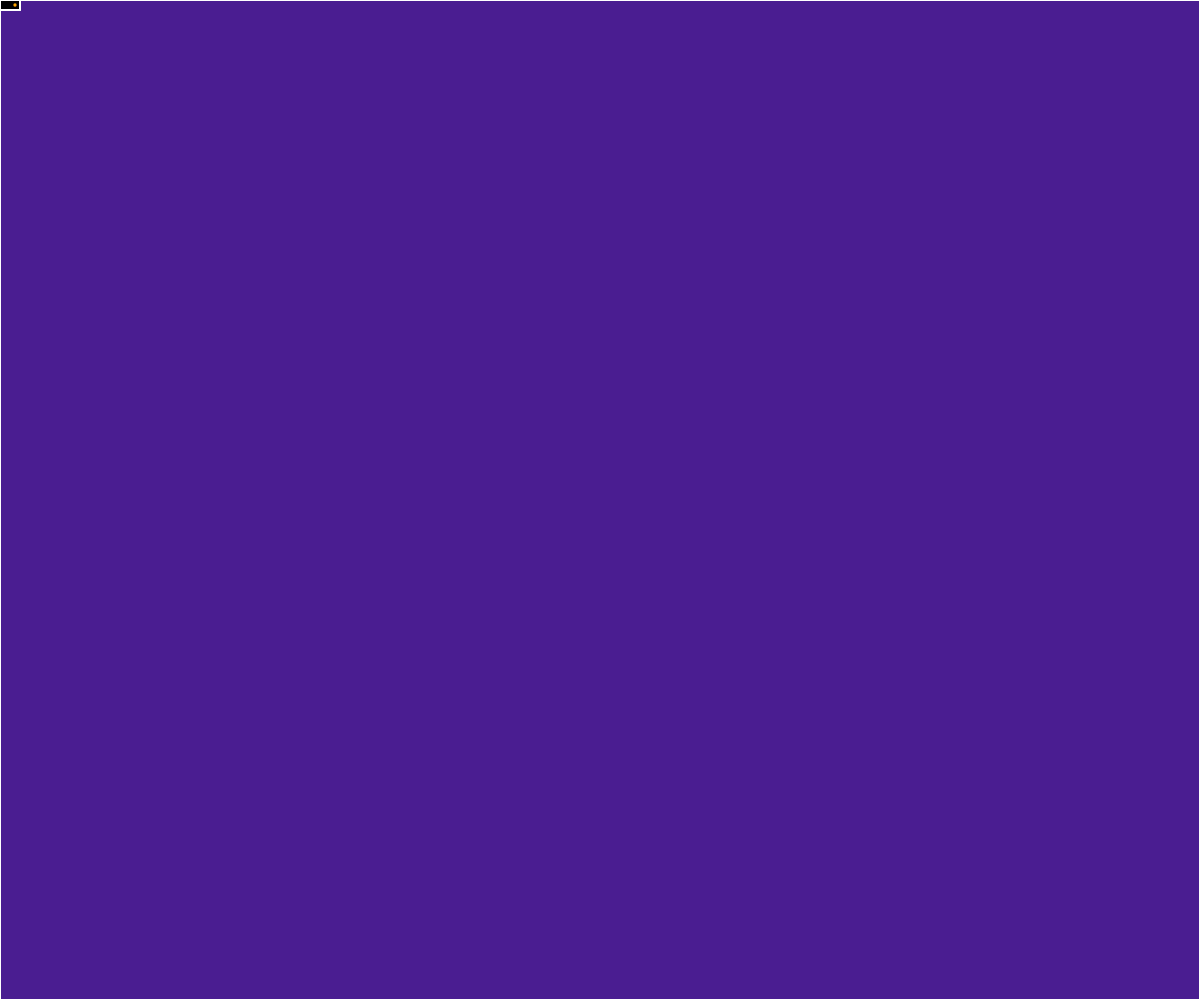
Frame 1 (no input)
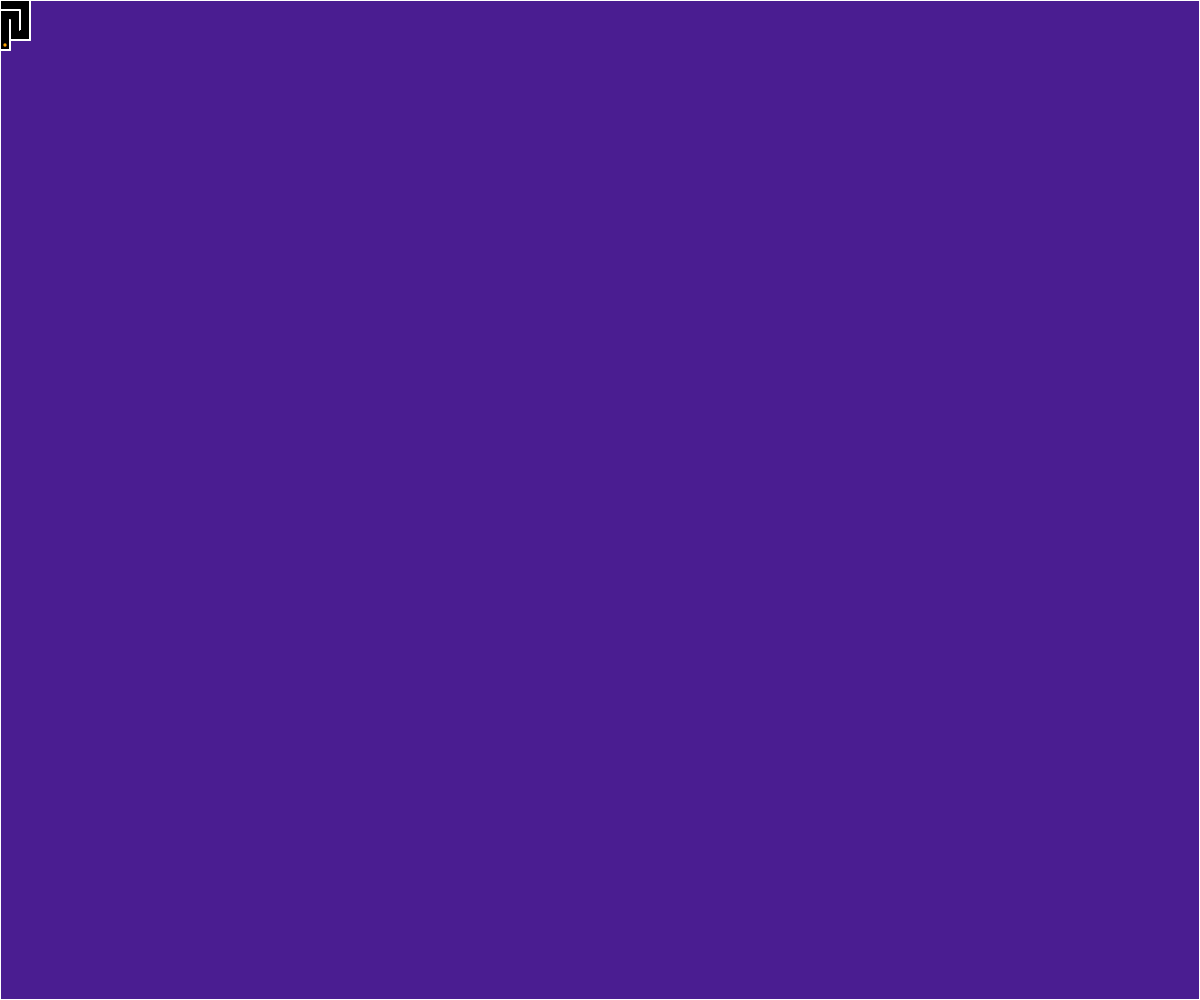
Frame 60 (no input)
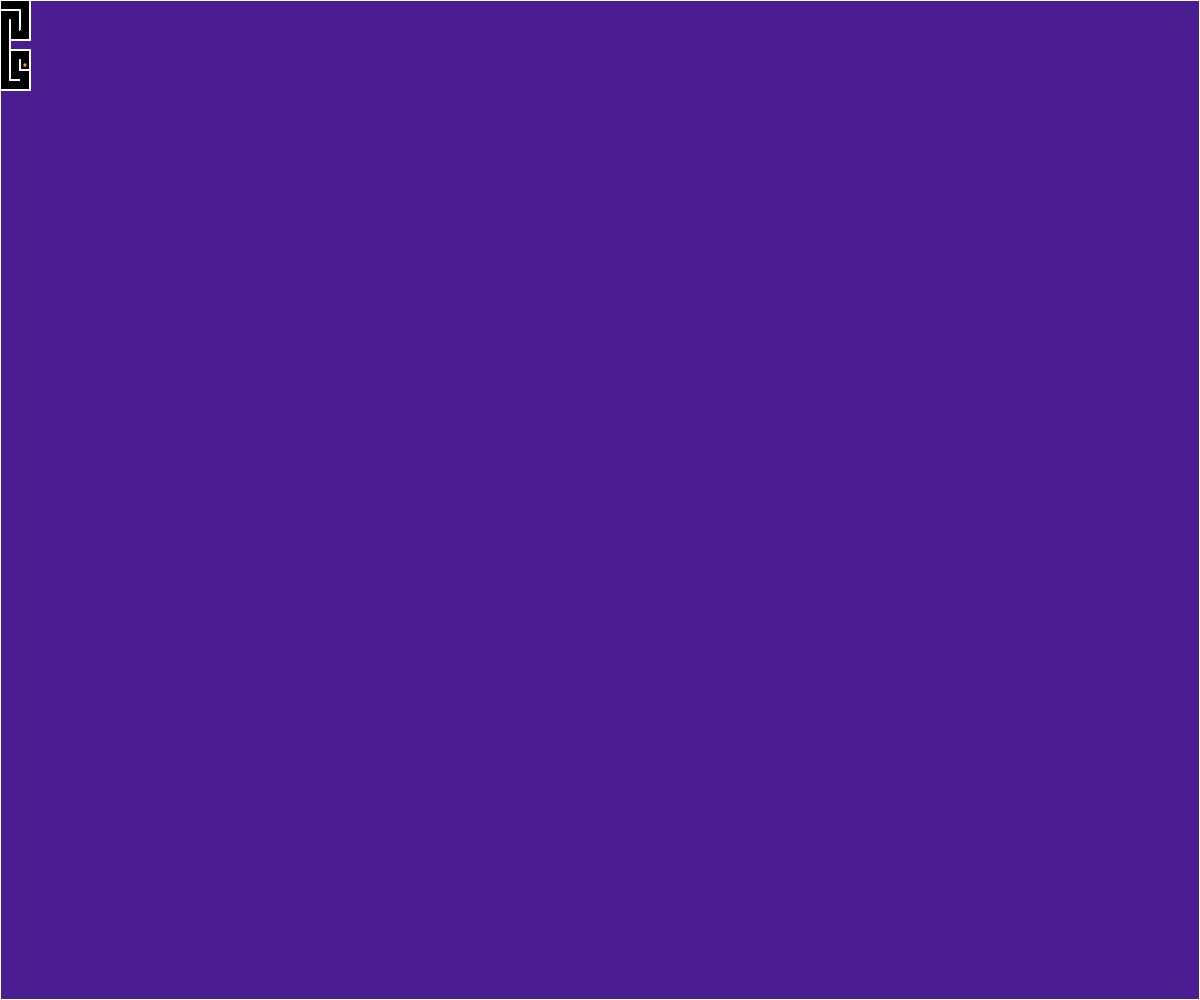
Frame 120 (the mouse pressed at the canvas centre since frame 60)

The p5.js sketch that drew these frames (run headless with seeded random() and noise() and a simulated clock; from frame 60 on, the mouse is pressed at the canvas centre):

// p5.js sketch
// ── sketch.js
let maze = null;
let res = 10;


function setup() {
  createCanvas(windowWidth, windowHeight);

  noStroke();
  makeMaze(width/res + 2, height/res + 2);
  drawMaze();
}


let count = 0;

function draw() {
  if(count % 5 == 0){
    if(maze.stack.length != 0){
      background('#4a1d91');
      mazeIterate();
      drawMaze();
    }
  }
  count++
}


function makeMaze(w, h) {

  maze = {
    'stack': [],
    'tiles': [],
    'w': w,
    'h': h
  }

  for (let i = 0; i < w; i++) {
    maze.tiles[i] = [];
    for (let j = 0; j < h; j++) {
      maze.tiles[i][j] = {
        'up': 'wall',
        'down': 'wall',
        'left': 'wall',
        'right': 'wall',
        'isStart': false,
        'isCurrent': false,
        'x': i,
        'y': j,
        'seen': false,

      }
      if (i == 0 || i == w - 1 || j == 0 || j == h - 1) {
        maze.tiles[i][j].seen = true;
      }
    }
  }
  maze.tiles[1][1].isCurrent = true;
  maze.tiles[1][1].isStart = true;
  maze.tiles[1][1].seen = true;
  maze.stack.push(maze.tiles[1][1]);
}

function mazeIterate() {

  let current = maze.stack.pop();

  let tileAndWall = pickNeighbor(current);
  if (tileAndWall) {
    maze.stack.push(current);
    tileAndWall.tile[tileAndWall.wall] = 'open';
    current[opositeWall(tileAndWall.wall)] = 'open';
    tileAndWall.tile.seen = true;
    maze.stack.push(tileAndWall.tile);

    current.isCurrent = false;
    tileAndWall.tile.isCurrent = true;

  } else if (maze.stack.length != 0) {
    current.isCurrent = false;
    maze.stack[maze.stack.length - 1].isCurrent = true;
  }

}

function pickNeighbor(tile) {
  let unSeen = [];

  let upTile = maze.tiles[tile.x][tile.y + 1];
  if (!upTile.seen) {
    unSeen.push({
      'tile': upTile,
      'wall': 'up'
    });
  }
  let downTile = maze.tiles[tile.x][tile.y - 1];
  if (!downTile.seen) {
    unSeen.push({
      'tile': downTile,
      'wall': 'down'
    });
  }
  let rightTile = maze.tiles[tile.x + 1][tile.y];
  if (!rightTile.seen) {
    unSeen.push({
      'tile': rightTile,
      'wall': 'right'
    });
  }
  let leftTile = maze.tiles[tile.x-1][tile.y];
  if (!leftTile.seen) {
    unSeen.push({
      'tile': leftTile,
      'wall': 'left'
    });
  }

  if (unSeen.length == 0) {
    return null;
  }
  return unSeen[Math.floor(Math.random() * unSeen.length)];
}

function opositeWall(wall) {
  if (wall == 'up') {
    return 'down'
  } else if (wall == 'down') {
    return 'up'
  }
  if (wall == 'right') {
    return 'left'
  } else if (wall == 'left') {
    return 'right'
  }

  return -1;

}

function drawMaze() {
  push();
  translate(-res, -res);
  for(let i = 0; i < maze.tiles.length; i++){
    for(let j = 0; j < maze.tiles[i].length; j++){
      let tile = maze.tiles[i][j];
      drawTile(tile, i , j);

    }
  }
  pop();
}

function drawTile(tile, i, j) {
  strokeWeight(0);

  if(tile.seen == true){
    fill(0);
    square(i*res, j*res, res);

    strokeWeight(2);
    stroke('white');
    if(tile.up == 'wall'){
      line((i)*res, (j)*res,(i+1)*res, (j)*res )
    }
    if(tile.down == 'wall'){
      line((i)*res, (j+1)*res,(i+1)*res, (j+1)*res )
    }
    if(tile.left == 'wall'){
      line((i+1)*res, (j)*res,(i+1)*res, (j+1)*res )
    }
    if(tile.right == 'wall'){
      line((i)*res, (j)*res,(i)*res, (j+1)*res )
    }
  }

  if(tile.isCurrent){
    fill('orange');
    noStroke();
    circle(i*res + res/2, j*res + res/2, res/3)

  }

}
